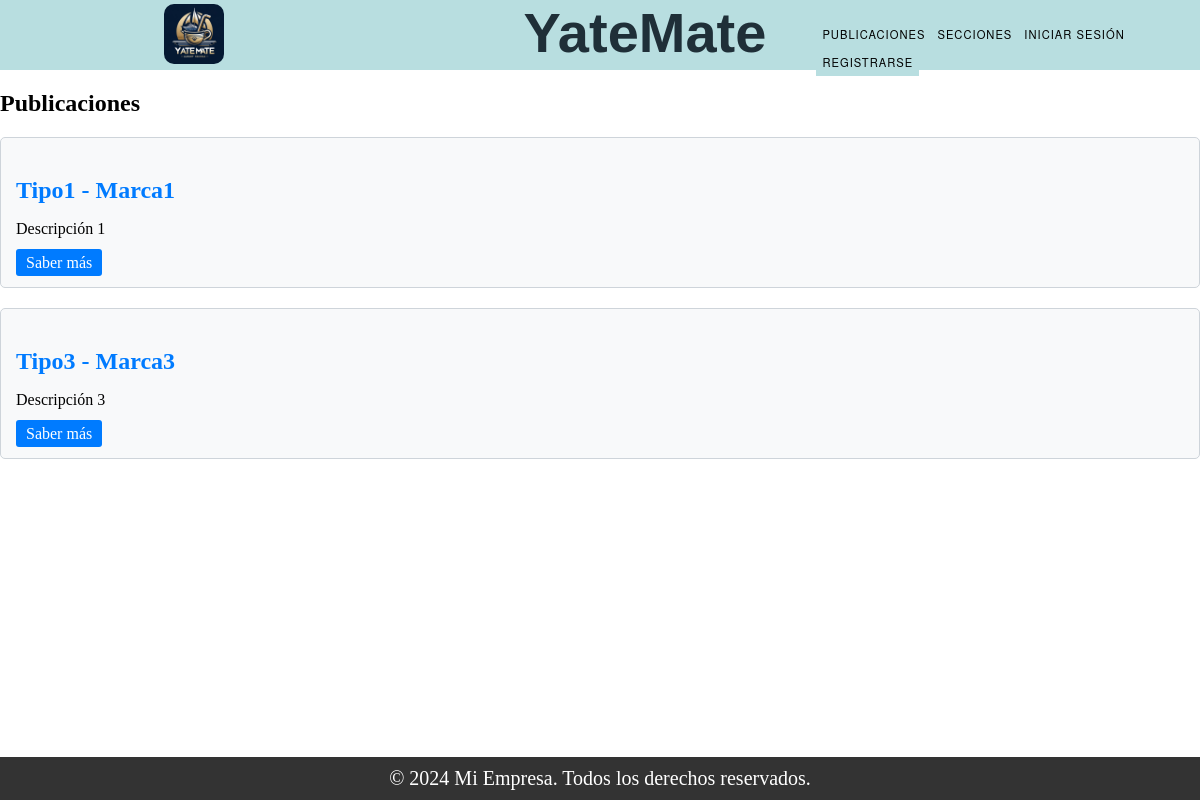
The app's page /list_publication/ with its own data.
### Trueque/models.py (models this page shows, shortened)
class Publicacion_ObjetoValioso(models.Model):
    ESTADO_CHOICES = (
        ('Vigente', 'Vigente'),
        ('Proceso', 'Proceso'),
        ('Finalizado', 'Finalizado'),
    )
    tipo = models.CharField(max_length=100)
    marca = models.CharField(max_length=100)
    descripcion = models.TextField()
    estado = models.CharField(max_length=50)
    dueño = models.IntegerField()
    foto = models.ImageField(upload_to='productos_fotos/')

### Trueque/views.py (the view)
# urls.py: path("list_publication/", views.list_publication, name="list_publication"),
def list_publication(request):
    objetos_vigentes = Publicacion_ObjetoValioso.objects.filter(estado='Vigente')
    return render(request, "list_publication.html", {'objetos_vigentes': objetos_vigentes})

### Trueque/templates/list_publication.html (shortened to what this page needs)
{% extends "base.html" %}
{% block content %}
{% if objetos_vigentes %}
    <h2>Publicaciones</h2>
    {% for objeto in objetos_vigentes %}
        <div class="card">
            <h3 class="card-title">{{ objeto.tipo }} - {{ objeto.marca }}</h3>
            <p>{{ objeto.descripcion|truncatechars:70 }}</p>
            <a href="#" class="btn btn-card">Saber más</a>
        </div>
    {% endfor %}
{% else %}
    <p>No se cuenta con Publicaciones.</p>
{% endif %}
{% endblock %}

### static/css/styles.css (style rules this page uses)
body { margin: 0; padding: 0; }

### Trueque/templates/list_publication.html (style rules this page uses)
.card { background-color: #f8f9fa; border: 1px solid #ced4da; border-radius: 5px; margin-bottom: 20px; padding: 15px; }
.card-title { color: #007bff; font-size: 1.5rem; margin-bottom: 10px; }
.btn-card { background-color: #007bff; color: #fff; padding: 5px 10px; text-decoration: none; border-radius: 3px; }

### records on screen
Publicacion_ObjetoValioso: tipo "Tipo1", marca "Marca1", descripcion "Descripción 1"
Publicacion_ObjetoValioso: tipo "Tipo3", marca "Marca3", descripcion "Descripción 3"
